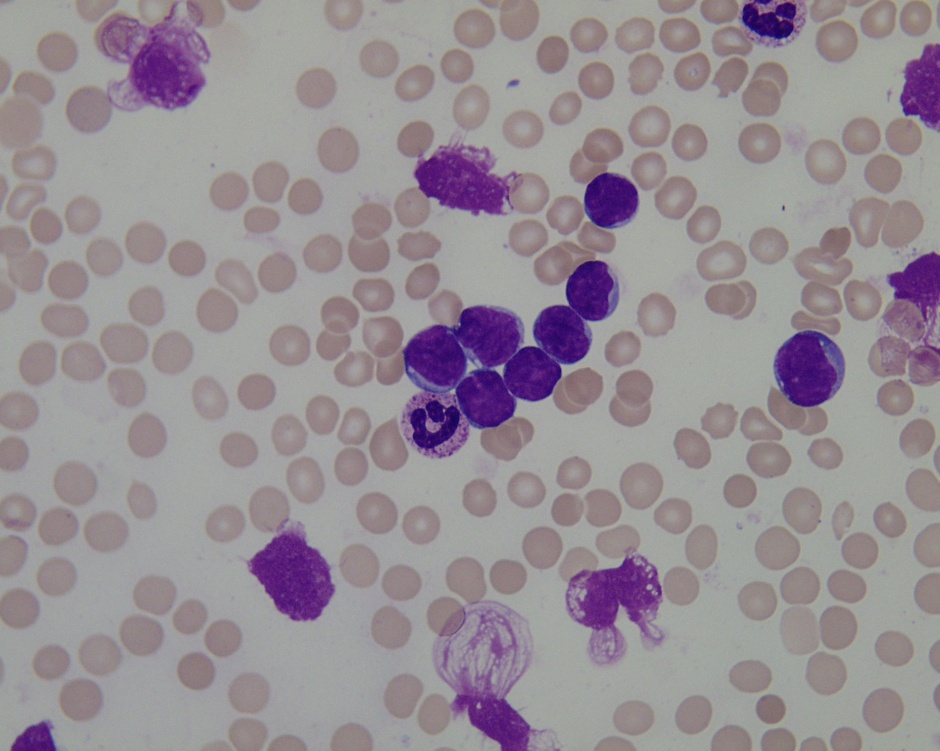
#> input picture Dataset/Multiple Cells/Blast/Original/Im001_1.jpg, 940 x 751 px, shrunk from 1712 x 1368 before the run
$ python 'Extract red.py'
#> lines starting #> are read from the running program, lines starting #| are printed output that depends on the picture
from PIL import Image
import matplotlib.pyplot as plt
from numpy import asarray
import cv2
import numpy as np
from scipy import misc
import scipy.io as sio
from skimage import data
from skimage.color import rgb2gray

# Opening the original image
im = Image.open("../Dataset/Multiple Cells/Blast/Original/Im001_1.jpg")
#> im is the input picture: PIL image 940x751 RGB; mean R, G, B 150.4, 141.6, 148.5

red, green, blue = im.split()
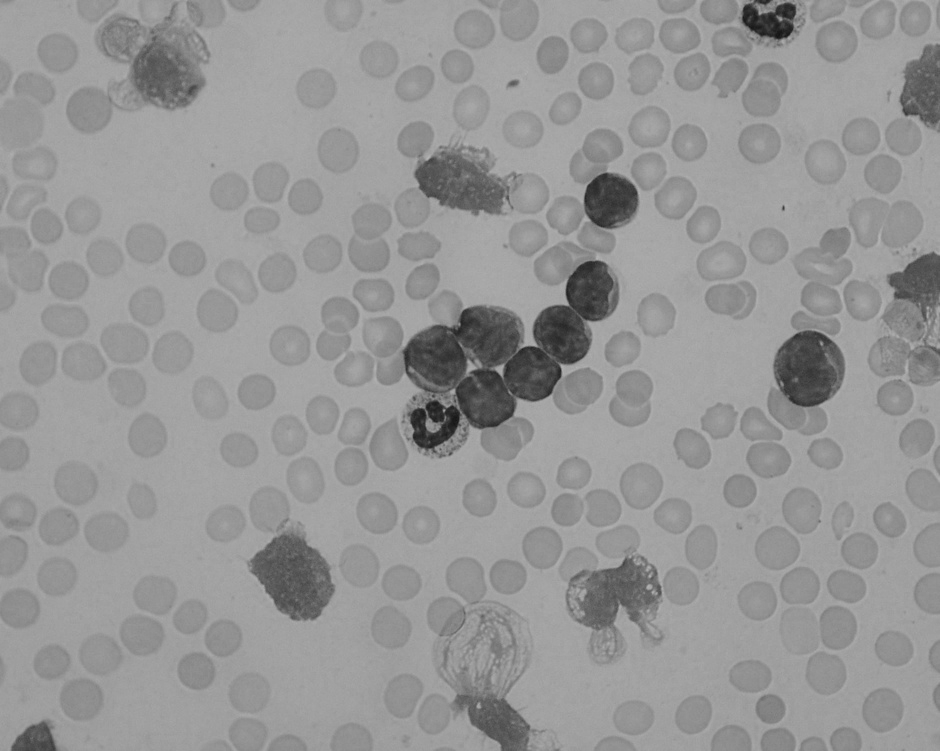
#> red: PIL image 940x751 L; min 19, max 181, mean 150.4
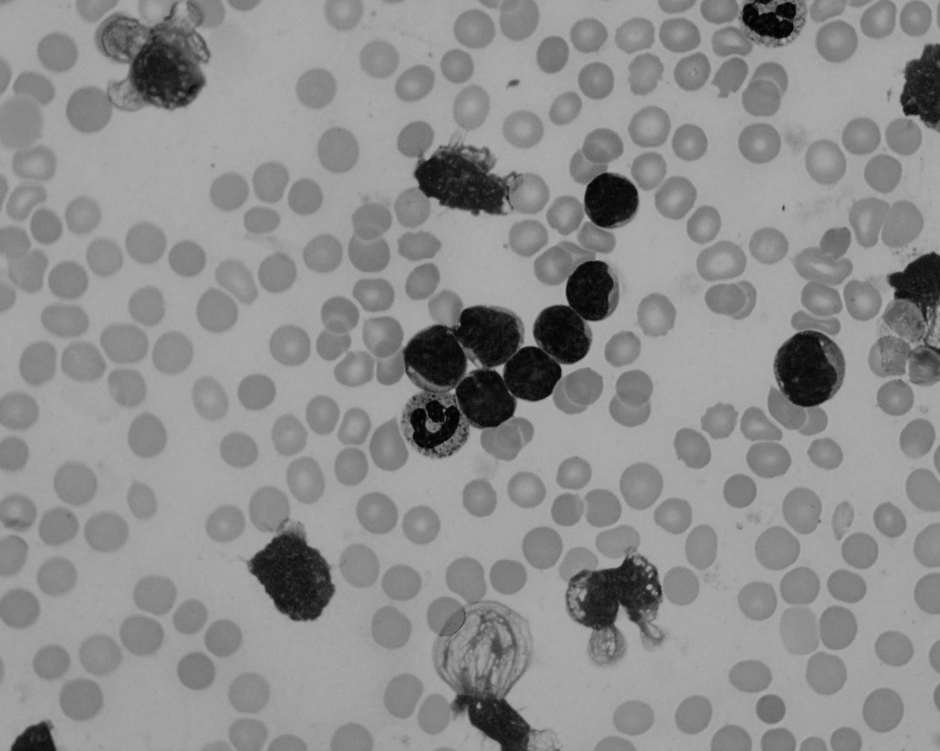
#> green: PIL image 940x751 L; min 0, max 176, mean 141.6
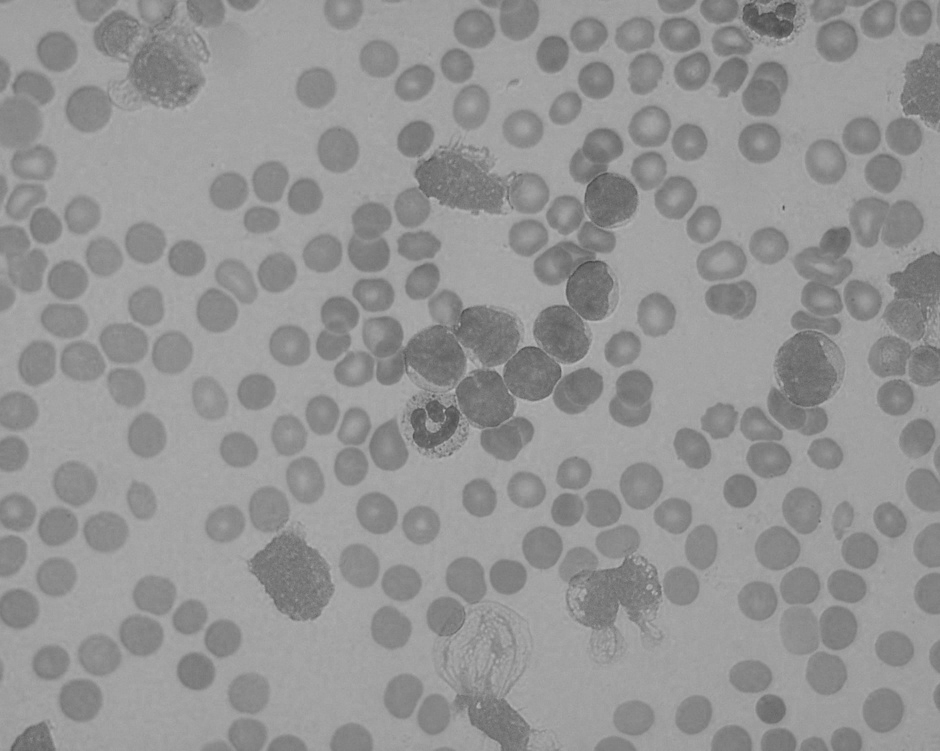
#> blue: PIL image 940x751 L; min 70, max 190, mean 148.5

blue.show()

$ run again, with Dataset/Multiple Cells/Blast/Original/Im002_1.jpg copied over Dataset/Multiple Cells/Blast/Original/Im001_1.jpg
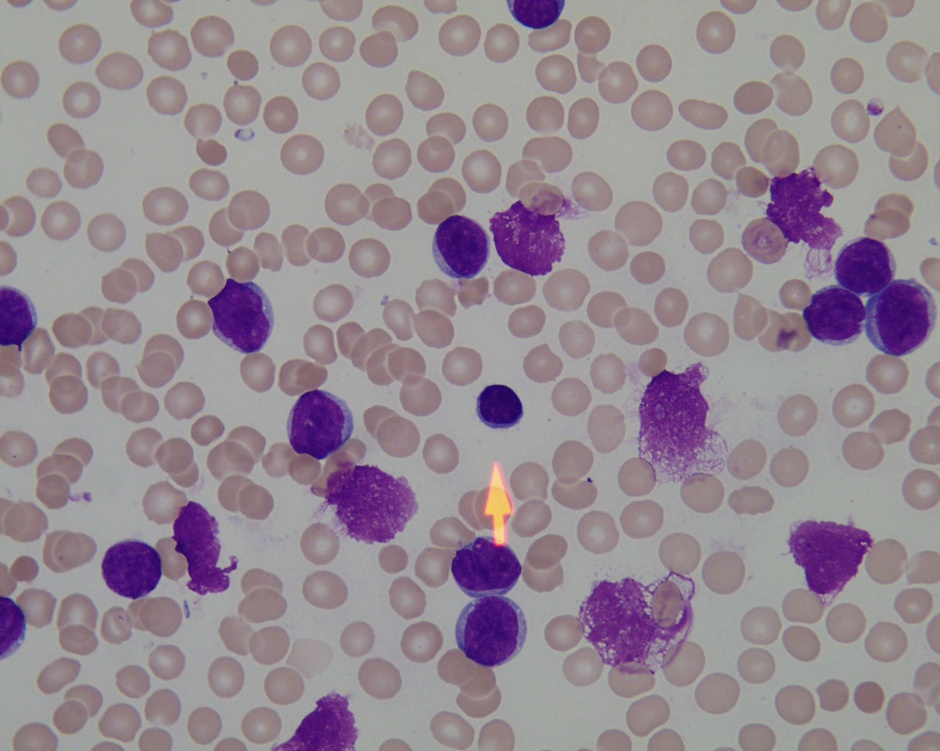
#> input picture Dataset/Multiple Cells/Blast/Original/Im002_1.jpg, 940 x 751 px, shrunk from 1712 x 1368 before the run
#> im is the input picture: PIL image 940x751 RGB; mean R, G, B 149.4, 136.8, 146.3
#> `red, green, blue = im.split()`:
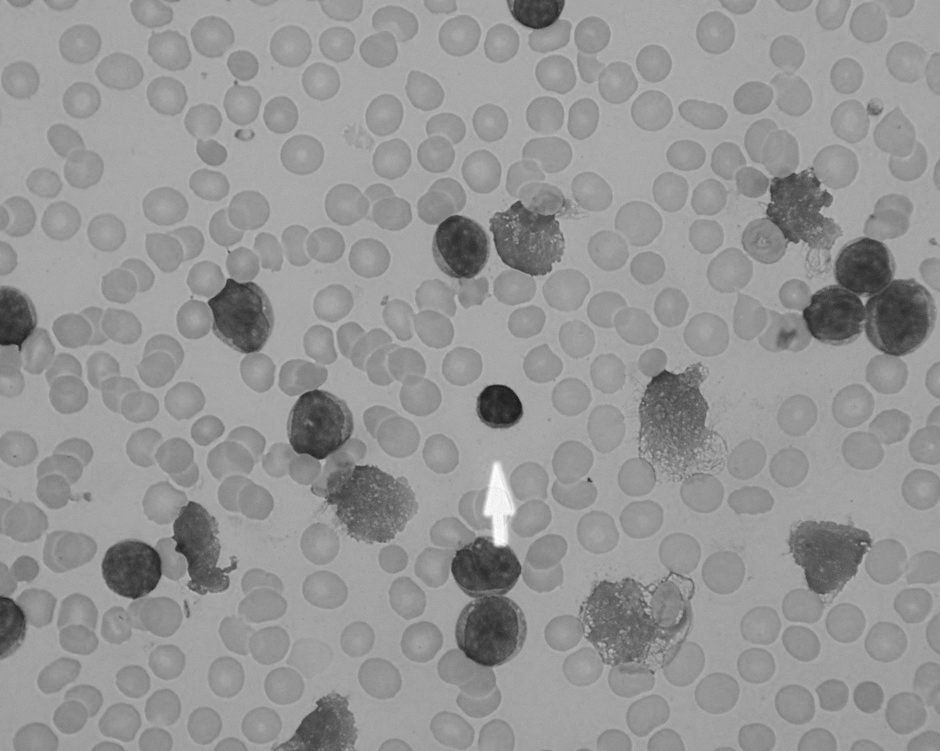
#> red: PIL image 940x751 L; min 26, max 255, mean 149.4
#> `red, green, blue = im.split()`:
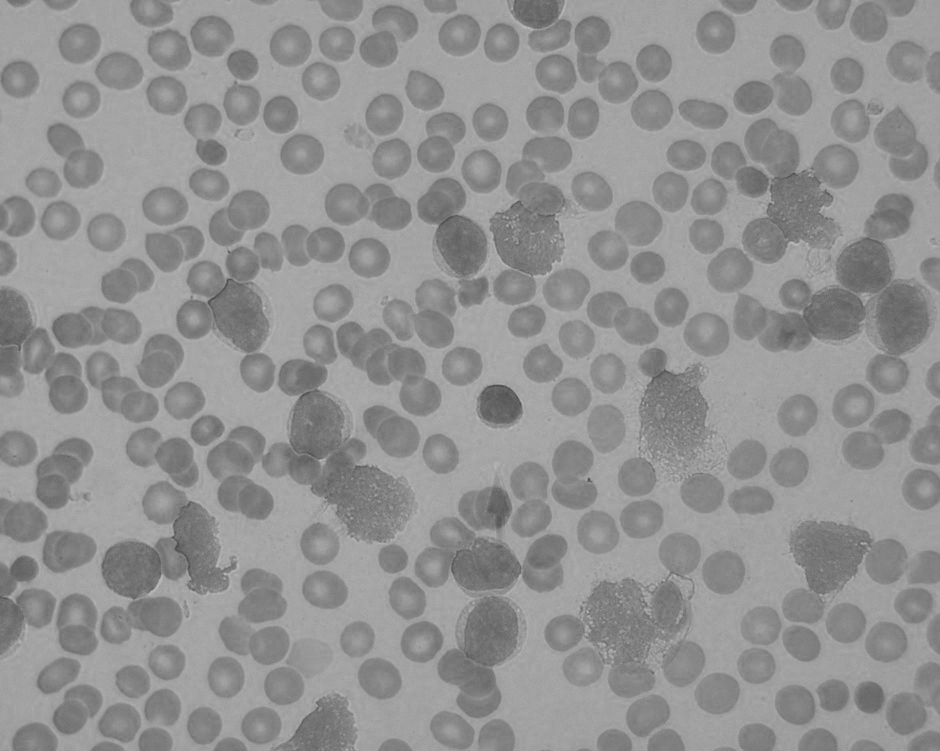
#> blue: PIL image 940x751 L; min 72, max 189, mean 146.3

$ run again, with Dataset/Multiple Cells/Blast/Original/Im003_1.jpg copied over Dataset/Multiple Cells/Blast/Original/Im001_1.jpg
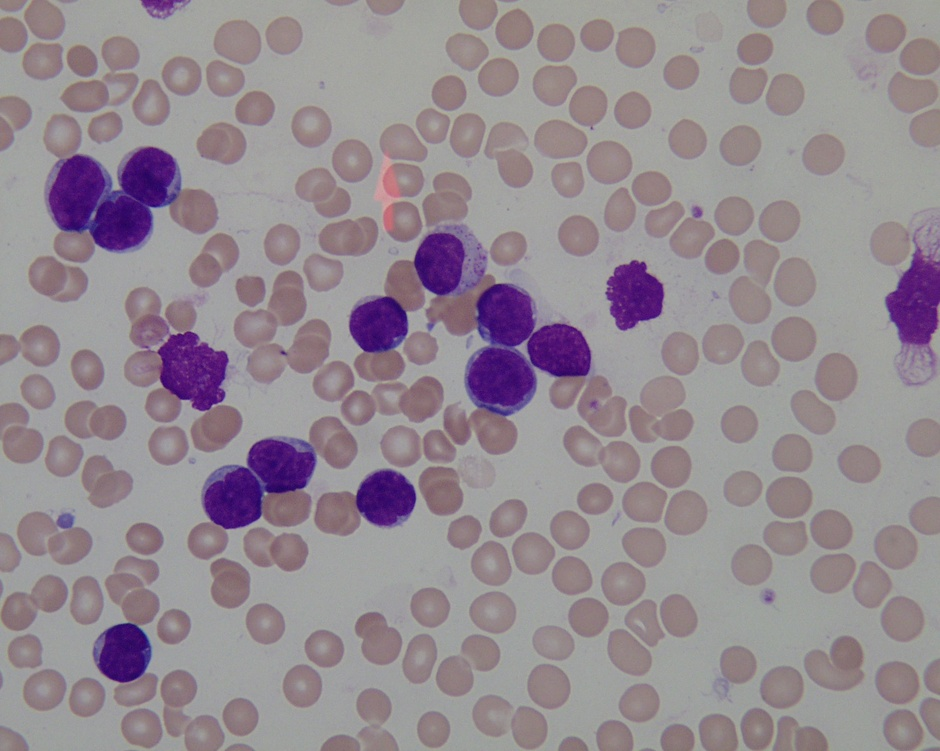
#> input picture Dataset/Multiple Cells/Blast/Original/Im003_1.jpg, 940 x 751 px, shrunk from 1712 x 1368 before the run
#> im is the input picture: PIL image 940x751 RGB; mean R, G, B 148.6, 138.5, 145.6
#> `red, green, blue = im.split()`:
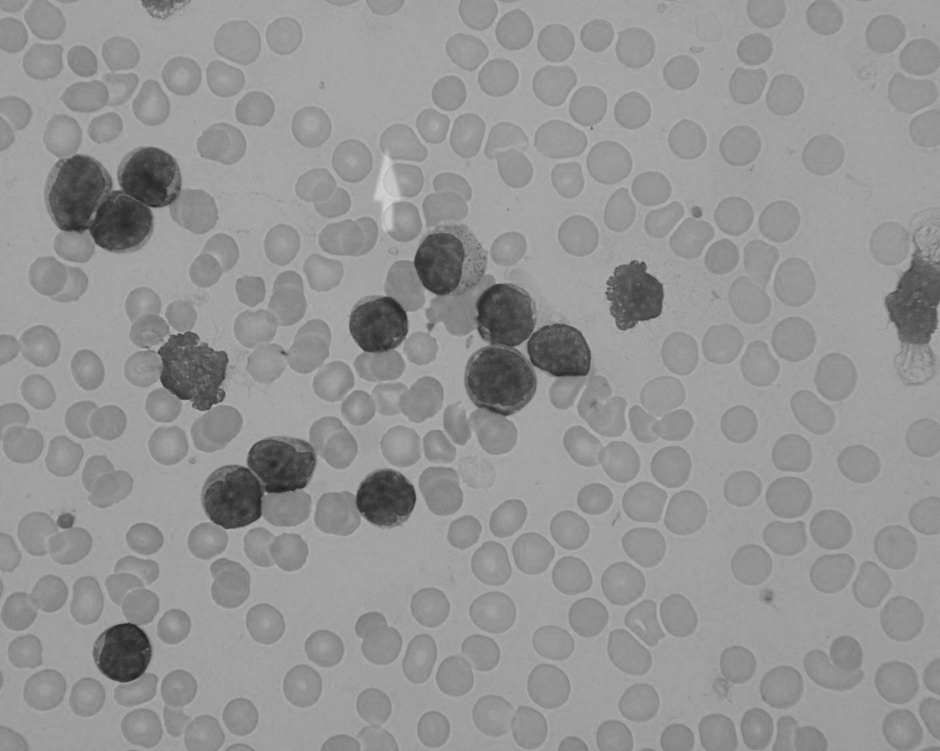
#> red: PIL image 940x751 L; min 29, max 212, mean 148.6
#> `red, green, blue = im.split()`:
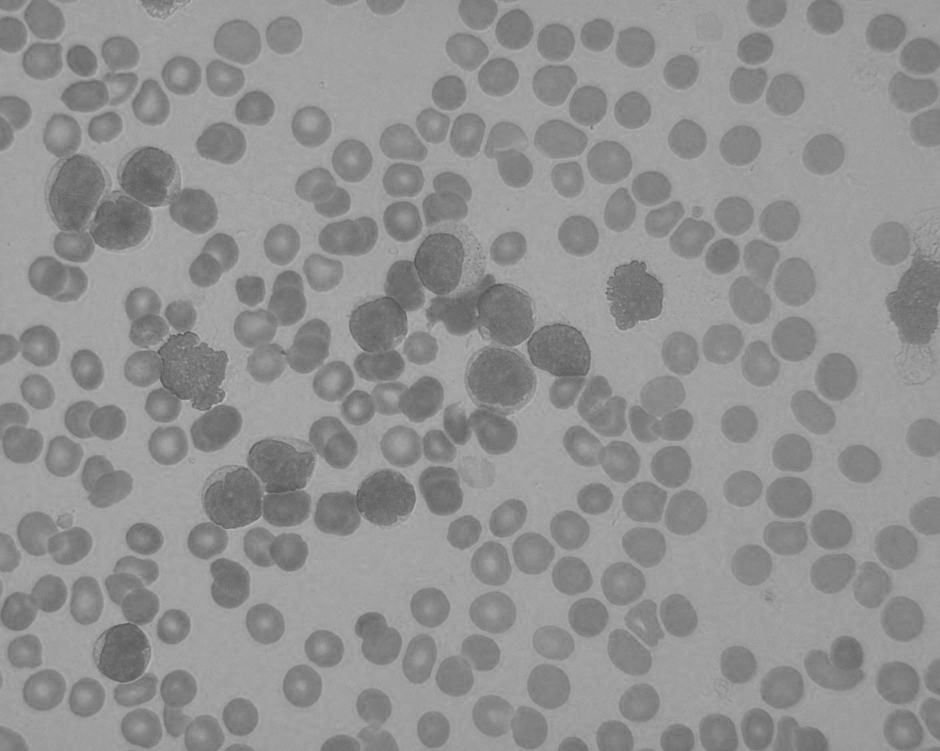
#> blue: PIL image 940x751 L; min 82, max 191, mean 145.6

$ run again, with Dataset/Multiple Cells/Blast/Original/Im004_1.jpg copied over Dataset/Multiple Cells/Blast/Original/Im001_1.jpg
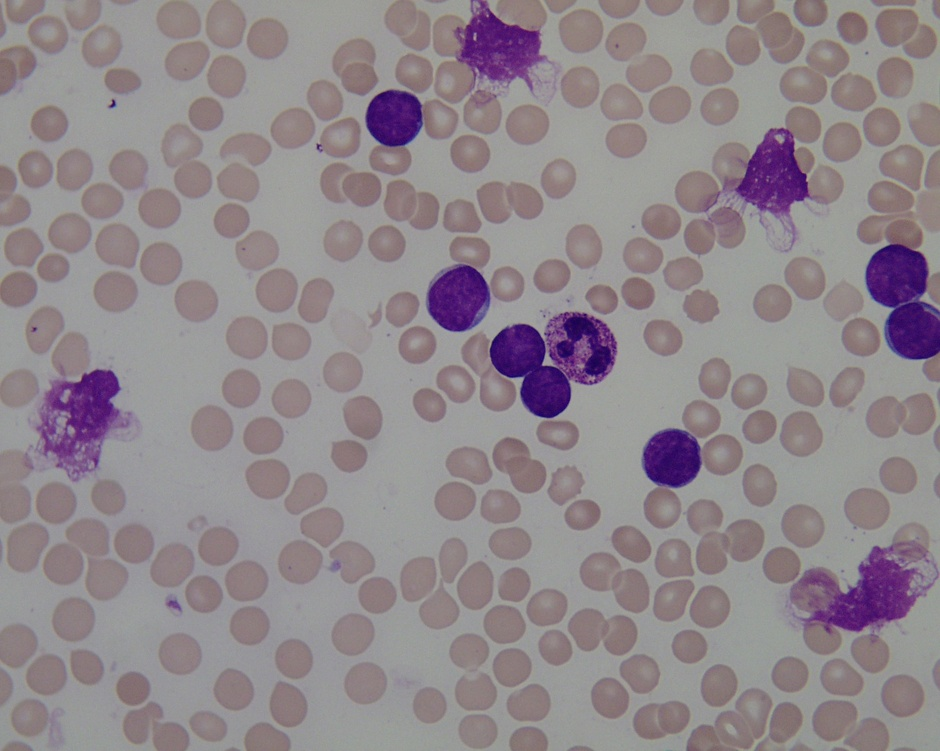
#> input picture Dataset/Multiple Cells/Blast/Original/Im004_1.jpg, 940 x 751 px, shrunk from 1712 x 1368 before the run
#> im is the input picture: PIL image 940x751 RGB; mean R, G, B 144.2, 134.8, 140
#> `red, green, blue = im.split()`:
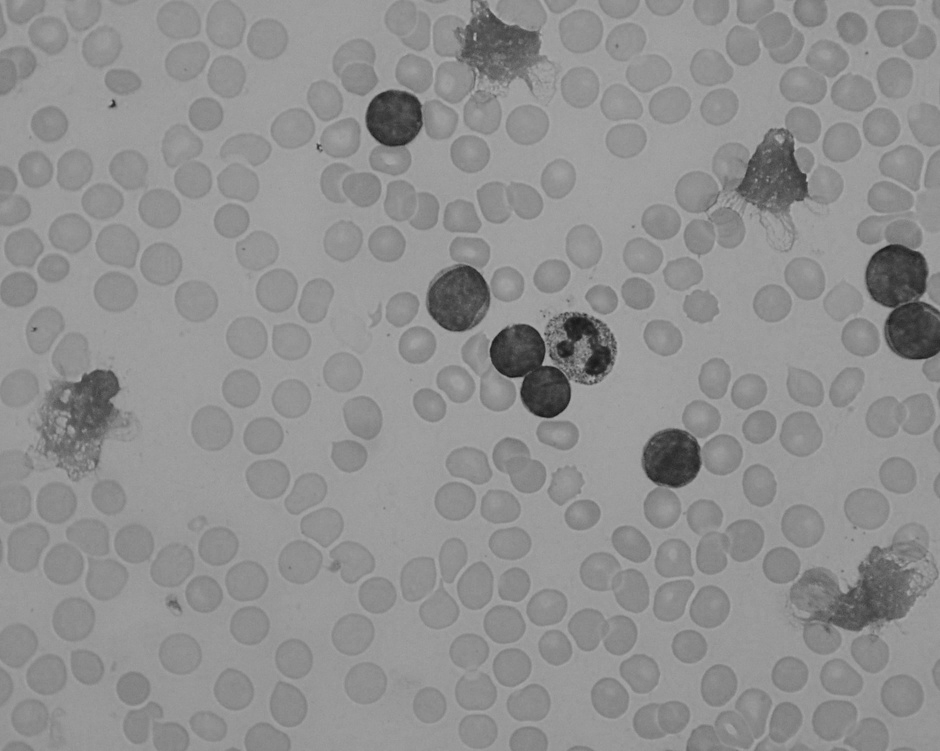
#> red: PIL image 940x751 L; min 24, max 186, mean 144.2
#> `red, green, blue = im.split()`:
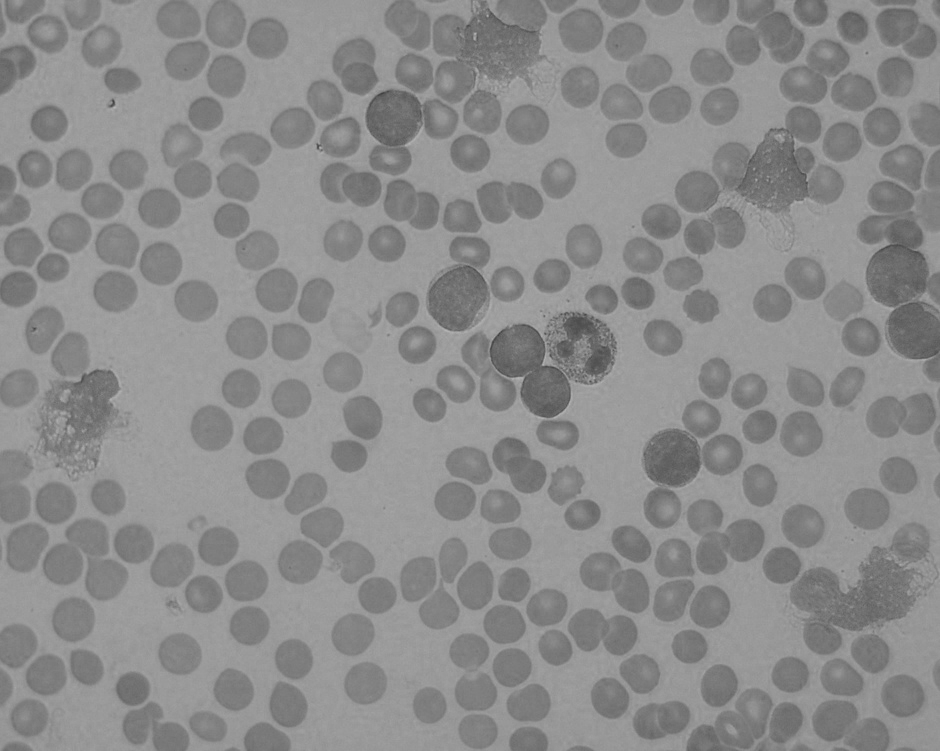
#> blue: PIL image 940x751 L; min 64, max 183, mean 140
